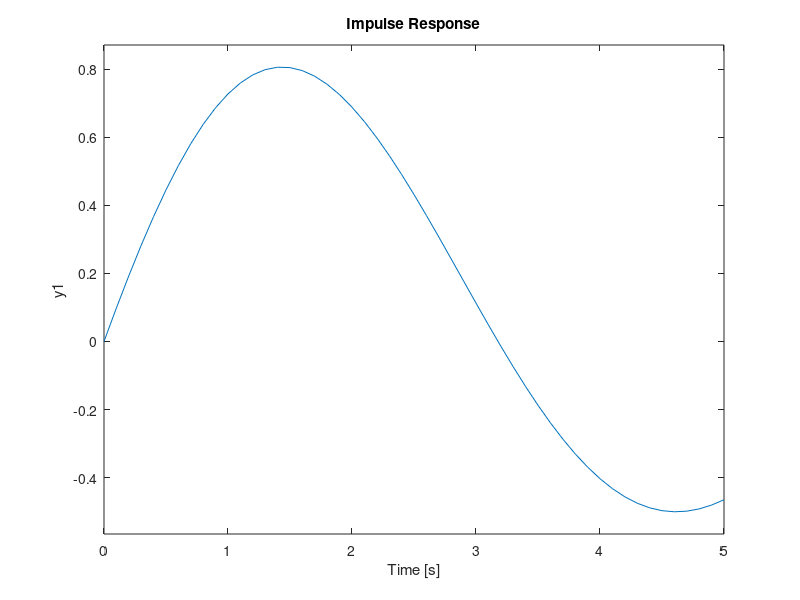

MATLAB code to generate this figure:
wn = 1;
zeta = 0.15;
num = [0 0 wn.^2];
den = [1 2*zeta*wn wn.^2];
G = tf(num,den);
t = (0:0.1:5);
figure(1);
impulse(G,t);
grid;